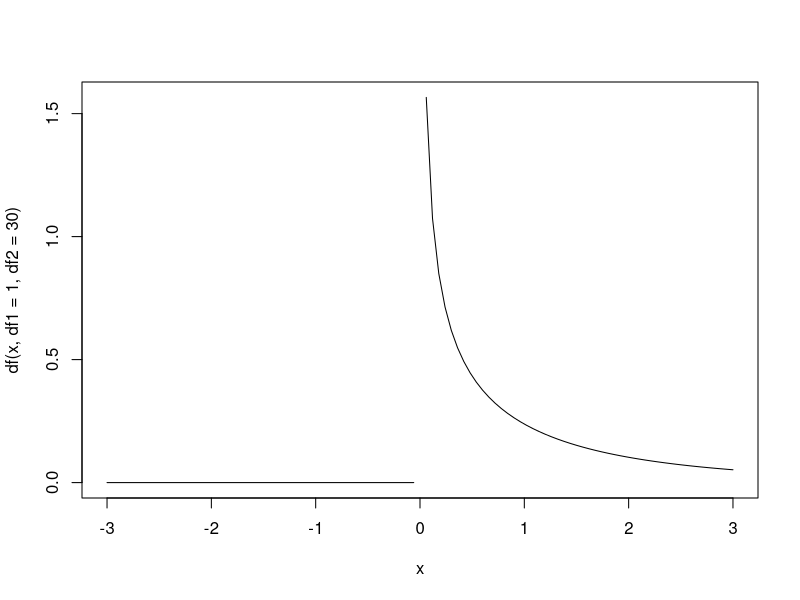
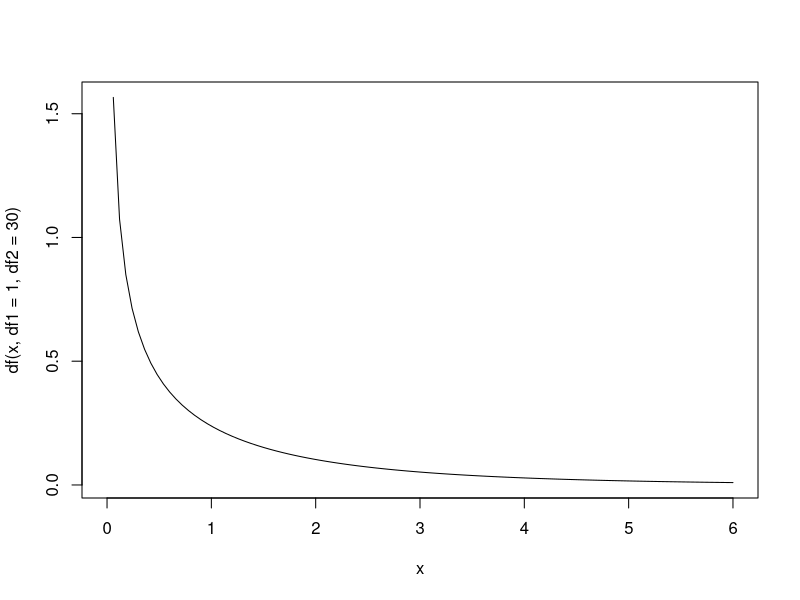
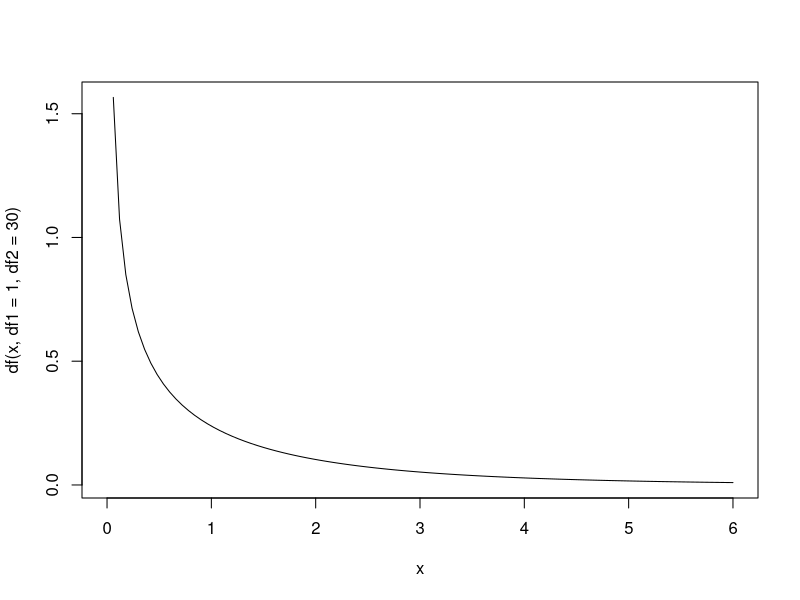
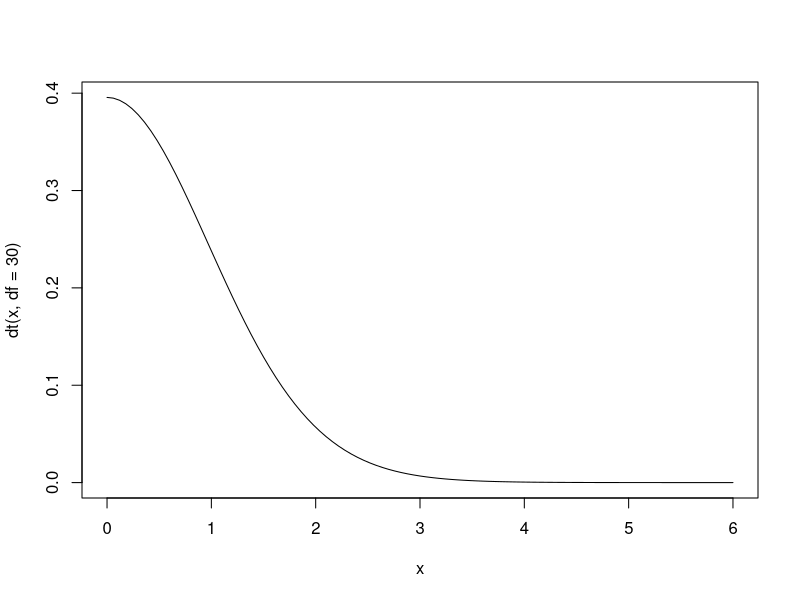

R code for these plots, in order:
## ---- chunk 1
bu <- rnorm(n = 10, mean = 100, sd = 15)
soton <- rnorm(n = 10, mean = 100, sd = 15)
oxford <- rnorm(n = 10, mean = 100, sd = 15)
## ---- chunk 2
t.test(bu, soton)
## ---- chunk 3
t.test(bu, oxford)
## ---- chunk 4
t.test(soton, oxford)
## ---- chunk 5
bu <- data.frame(iq = bu, group = "BU")
soton <- data.frame(iq = soton, group = "Soton")
oxford <- data.frame(iq = oxford, group = "Oxford")
## ---- chunk 6
bu
## ---- chunk 7
iqdata <- rbind(bu, soton, oxford)
str(iqdata)
## ---- chunk 8
(SS_tot <- sum((iqdata$iq - mean(iqdata$iq))^2))
## ---- chunk 9
bu_mean <- mean(subset(iqdata, group == "BU")$iq)
soton_mean <- mean(subset(iqdata, group == "Soton")$iq)
oxford_mean <- mean(subset(iqdata, group == "Oxford")$iq)
n <- 10

(SS_model <- sum(n*(bu_mean - mean(iqdata$iq))^2, n*(soton_mean - mean(iqdata$iq))^2, n*(oxford_mean - mean(iqdata$iq))^2))
## ---- chunk 10
(SS_error <- SS_tot - SS_model)
## ---- chunk 11
k <- 3
(df_total <- n * k - 1)
(df_model <- k - 1)
(df_error <- n * k - k)
## ---- chunk 12
(MS_model <- SS_model/df_model)
(MS_error <- SS_error/df_error)
## ---- chunk 13
(F_value <- MS_model/MS_error)
## ---- chunk 14
curve(df(x, df1 = 1, df2 = 30), from = -3, to = 3)
## ---- chunk 15
curve(df(x, df1 = 1, df2 = 30), from = 0, to = 6)
## ---- chunk 16
curve(df(x, df1 = 1, df2 = 30), from = 0, to = 6)
curve(dt(x, df = 30), from = 0, to = 6)
